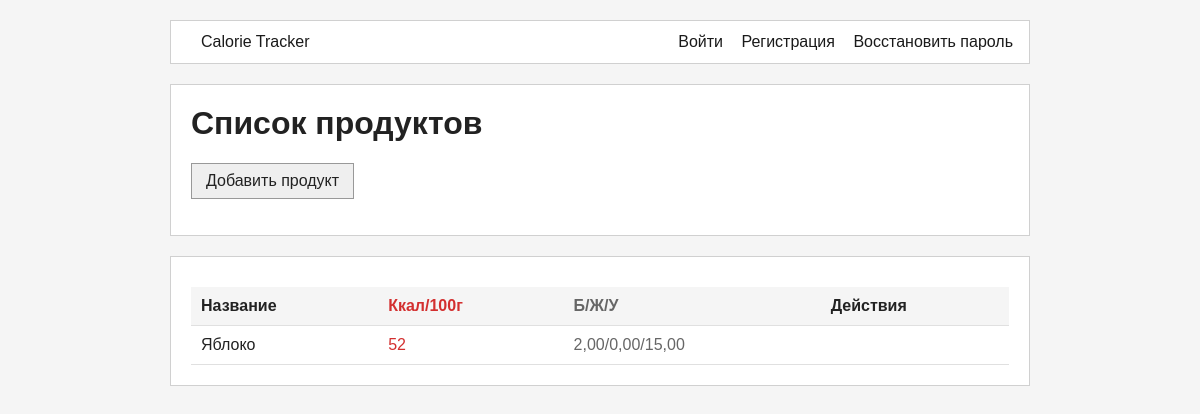
/products/, run on an earlier commit of the app's database.
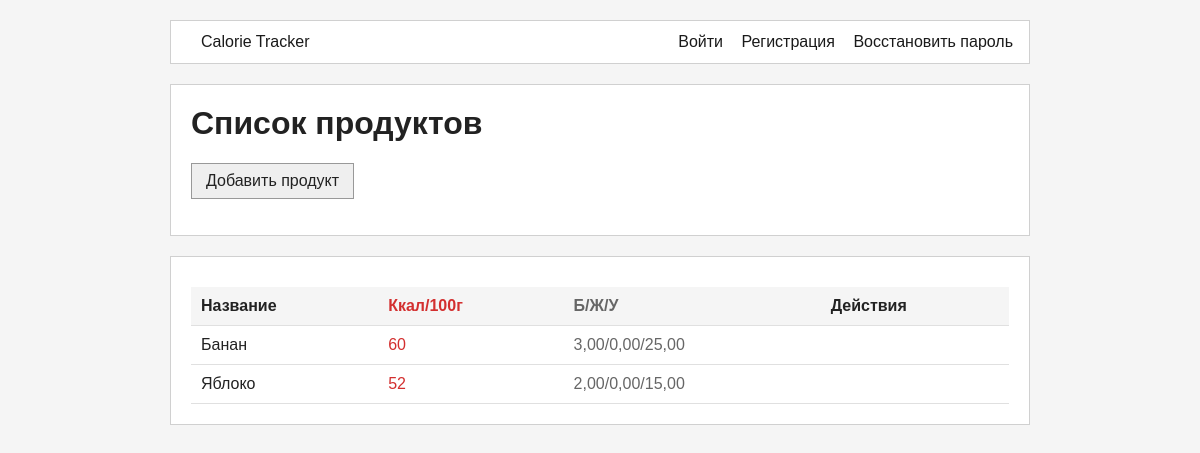
And on a later commit of the database.
### products/models.py (models this page shows, shortened)
class Product(models.Model):
    name = models.CharField(max_length=200, verbose_name="Название")
    calories_per_100g = models.PositiveIntegerField(verbose_name="Калории на 100г")
    protein_per_100g = models.DecimalField(max_digits=5, decimal_places=2, default=0, verbose_name="Белки на 100г")
    fat_per_100g = models.DecimalField(max_digits=5, decimal_places=2, default=0, verbose_name="Жиры на 100г")
    carbs_per_100g = models.DecimalField(max_digits=5, decimal_places=2, default=0, verbose_name="Углеводы на 100г")
    creator = models.ForeignKey(User, on_delete=models.PROTECT, null=True, blank=True, verbose_name="Создатель")
    class Meta:
        verbose_name = "Продукт"
        verbose_name_plural = "Продукты"
        ordering = ['name']

### products/views.py (the view)
# urls.py: path('', product_list_view, name='list'),
def product_list_view(request):
    products = Product.objects.all()
    for product in products:
        product.can_edit = product.creator == request.user or request.user.is_staff
        product.can_delete = product.creator == request.user or request.user.is_staff
    return render(request, 'products/product_list.html', {'products': products})

### templates/products/product_list.html (shortened to what this page needs)
{% extends 'base.html' %}
{% block content %}
<div class="card">
    <h1>Список продуктов</h1>
    <p><a class="button-link" href="{% url 'products:add' %}">Добавить продукт</a></p>
</div>
{% if products %}
    <div class="card">
        <table class="product-table">
            <thead>
                <tr>
                    <th>Название</th>
                    <th style="color: #d32f2f;">Ккал/100г</th>
                    <th style="color: #666;">Б/Ж/У</th>
                    <th>Действия</th>
                </tr>
            </thead>
            <tbody>
                {% for product in products %}
                    <tr>
                        <td>{{ product.name }}</td>
                        <td style="color: #d32f2f;">{{ product.calories_per_100g }}</td>
                        <td style="color: #666;">{{ product.protein_per_100g }}/{{ product.fat_per_100g }}/{{ product.carbs_per_100g }}</td>
                        <td>
                        </td>
                    </tr>
                {% endfor %}
            </tbody>
        </table>
    </div>
{% else %}
    <div class="card">
        <p class="muted">Нет добавленных продуктов. <a href="{% url 'products:add' %}">Добавьте первый продукт</a>.</p>
    </div>
{% endif %}
{% endblock %}

### templates/base.html (shortened to what this page needs)
<!DOCTYPE html>
<html lang="ru">
<head>
</head>
<body>
    <div class="page">
        <nav class="nav">
            <strong><a href="{% url 'accounts:home' %}">Calorie Tracker</a></strong>
            <div>
                {% if user.is_authenticated %}
                    <span class="muted">Привет, {{ user.username }}!</span>
                    <a href="{% url 'diary:diary' %}">📓 Дневник</a>
                    <a href="{% url 'products:list' %}">🥗 Продукты</a>
                    <a href="{% url 'accounts:users_list' %}">👥 Пользователи</a>
                    <a href="{% url 'accounts:profile' %}">👤 Профиль</a>
                    <form class="inline-form" method="post" action="{% url 'accounts:logout' %}" style="display: inline;">
                        {% csrf_token %}
                        <button type="submit">Выйти</button>
                    </form>
                {% else %}
                    <a href="{% url 'accounts:login' %}">Войти</a>
                    <a href="{% url 'accounts:register' %}">Регистрация</a>
                    <a href="{% url 'accounts:password_reset' %}">Восстановить пароль</a>
                {% endif %}
            </div>
        </nav>
        {% block content %}{% endblock %}
    </div>
</body>
</html>

### templates/base.html (style rules this page uses)
* { box-sizing: border-box; }
body { margin: 0; font-family: Arial, sans-serif; background: #f5f5f5; color: #222; }
.page { max-width: 900px; margin: 0 auto; padding: 20px; }
.nav { display: flex; justify-content: space-between; align-items: center; gap: 12px; padding: 12px 16px; margin-bottom: 20px; background: #ffffff; border: 1px solid #d0d0d0; }
.nav a { color: #1a1a1a; text-decoration: none; font-weight: 400; margin-left: 14px; }
.nav strong { font-size: 1rem; }
.card { background: #ffffff; border: 1px solid #d0d0d0; padding: 20px; margin-bottom: 20px; }
h1, h2 { margin-top: 0; }
button, .button-link { display: inline-block; padding: 8px 14px; border: 1px solid #999; background: #efefef; color: #222; text-decoration: none; font-weight: 400; cursor: pointer; }

### templates/products/product_list.html (style rules this page uses)
.product-table { width: 100%; border-collapse: collapse; margin-top: 10px; }
.product-table th, .product-table td { padding: 10px; text-align: left; border-bottom: 1px solid #e0e0e0; }
.product-table th { background-color: #f5f5f5; font-weight: bold; }

What changed in the data, as far as the page shows it:
added Product: name "Банан", calories_per_100g "60", protein_per_100g "3,00", fat_per_100g "0,00", carbs_per_100g "25,00"
